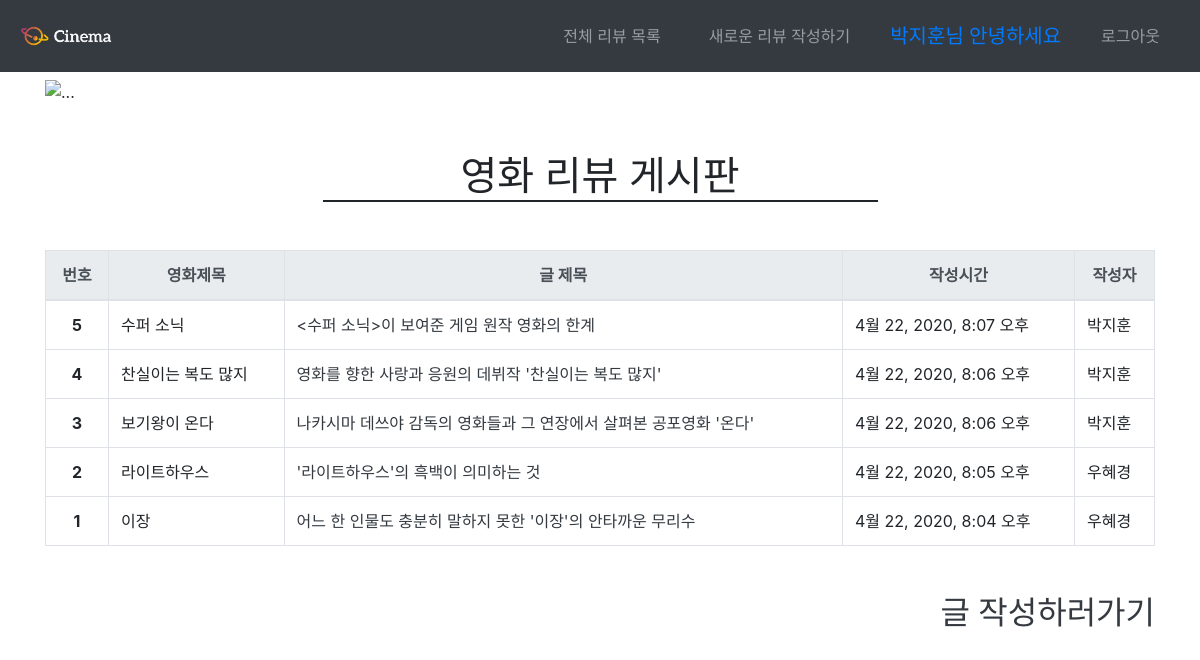
Screenshot of /community/ (signed in) with the database file from the repository.
### community/models.py (models this page shows)
class Review(models.Model):
    title=models.CharField(max_length=100)
    movie_title=models.CharField(max_length=30)
    rank=models.IntegerField(default=0)
    content=models.TextField()
    created_at=models.DateTimeField(auto_now_add=True)
    updated_at=models.DateTimeField(auto_now=True)
    user=models.ForeignKey(settings.AUTH_USER_MODEL,on_delete=models.CASCADE)

### community/views.py (the view)
# urls.py: path('',views.review_list,name='review_list'),
def review_list(request):
    reviews=Review.objects.order_by('-id')
    context={
        'reviews':reviews
    }
    return render(request,'community/review_list.html',context)

### community/templates/community/review_list.html (shortened to what this page needs)
{% extends 'base.html' %}
{% block body %}
<div id="carouselExampleControls" class="carousel slide mt-2" data-ride="carousel">
  <div class="carousel-inner">
    <div class="carousel-item active">
      <img src="https://images.hdqwalls.com/wallpapers/bthumb/1917-movie-2020-9k.jpg" class="d-block w-100" alt="...">
    </div>
  </div>
  <a class="carousel-control-prev" href="#carouselExampleControls" role="button" data-slide="prev">
    <span class="carousel-control-prev-icon" aria-hidden="true"></span>
  </a>
  <a class="carousel-control-next" href="#carouselExampleControls" role="button" data-slide="next">
    <span class="carousel-control-next-icon" aria-hidden="true"></span>
  </a>
</div>
<div class="text-center h1 col-6 offset-3 mt-5 mb-5" style="border-bottom: 2px solid">영화 리뷰 게시판</div>
<table class="table mx-auto table-bordered mt-5">
  <thead class="thead-light">
    <tr>
      <th scope="col" class="text-center">번호</th>
      <th scope="col" class="text-center">영화제목</th>
      <th scope="col" class="text-center">글 제목</th>
      <th scope="col" class="text-center">작성시간</th>
      <th scope="col" class="text-center">작성자</th>
    </tr>
  </thead>
  <tbody>
    {% for review in reviews %}
        <tr>
          <th scope="row" class="text-center">{{ forloop.revcounter }}</th>
          <td>{{ review.movie_title }}</td>
          <td><a href="{% url 'community:review_detail' review.id %}" class="text-dark text-decoration-none ">{{ review.title }}</a></td>
          <td>{{ review.created_at }}</td>
        <td>{{ review.user.username }}</td>
        </tr>
    {% endfor %}
      </tbody>
</table>
<div class="text-right my-5"><a href="{% url 'community:review_create' %}" class="h2 text-decoration-none text-dark">글 작성하러가기</a></div>
{% endblock %}

### templates/base.html (shortened to what this page needs)
{% load static %}
<!DOCTYPE html>
<html lang="ko">
<head>
    <link rel="stylesheet" href="{% static 'bootstrap/bootstrap.css' %}">
</head>
<body>
    <nav class="navbar navbar-expand-md navbar-dark sticky-top bg-dark">
      <a class="navbar-brand" href="{% url 'community:review_list' %}">
        <img class="img-fluid"src="{% static "images/logo.png" %}" width="100"height="80">
      </a>
      <div class="collapse navbar-collapse justify-content-end" id="navbarsExample04" style>
        <ul class="navbar-nav list-unstyled mb-0 ">
        <li class="nav-item mx-3 my-2 "><a href="{% url 'community:review_list' %}" class="nav-link">전체 리뷰 목록</a></li>
        <li class="nav-item mx-3 my-2 "><a href="{% url 'community:review_create' %}" class="nav-link">새로운 리뷰 작성하기</a></li>
       {% if request.user.is_authenticated %}
            <li class="nav-item mx-3 my-2 h5 text-center py-2 text-primary "> {{ request.user.username }}님 안녕하세요 </li>
            <li class="nav-item mx-3 my-2 "><a href="{% url 'accounts:logout' %}" class="nav-link" >로그아웃</a></li>
        {% else %}
            <li class="nav-item mx-3 my-2 "><a href="{% url 'accounts:signup' %}"  class="nav-link">회원가입</a></li>
            <li class="nav-item mx-3 my-2 "><a href="{% url 'accounts:login' %}"  class="nav-link">로그인</a></li>
        {% endif %}
        </ul>
      </div>
  </nav>
    <div class="container">
    {% block body %}
    {% endblock %}
    </div>
</body>
</html>

### rows the page displays
Review: movie_title "수퍼 소닉", title "<수퍼 소닉>이 보여준 게임 원작 영화의 한계", created_at "4월 22, 2020, 8:07 오후", user.username "박지훈"
Review: movie_title "찬실이는 복도 많지", title "영화를 향한 사랑과 응원의 데뷔작 '찬실이는 복도 많지'", created_at "4월 22, 2020, 8:06 오후", user.username "박지훈"
Review: movie_title "보기왕이 온다", title "나카시마 데쓰야 감독의 영화들과 그 연장에서 살펴본 공포영화 '온다'", created_at "4월 22, 2020, 8:06 오후", user.username "박지훈"
Review: movie_title "라이트하우스", title "'라이트하우스'의 흑백이 의미하는 것", created_at "4월 22, 2020, 8:05 오후", user.username "우혜경"
Review: movie_title "이장", title "어느 한 인물도 충분히 말하지 못한 '이장'의 안타까운 무리수", created_at "4월 22, 2020, 8:04 오후", user.username "우혜경"

### other values shown
{{ request.user.username }} "박지훈"
